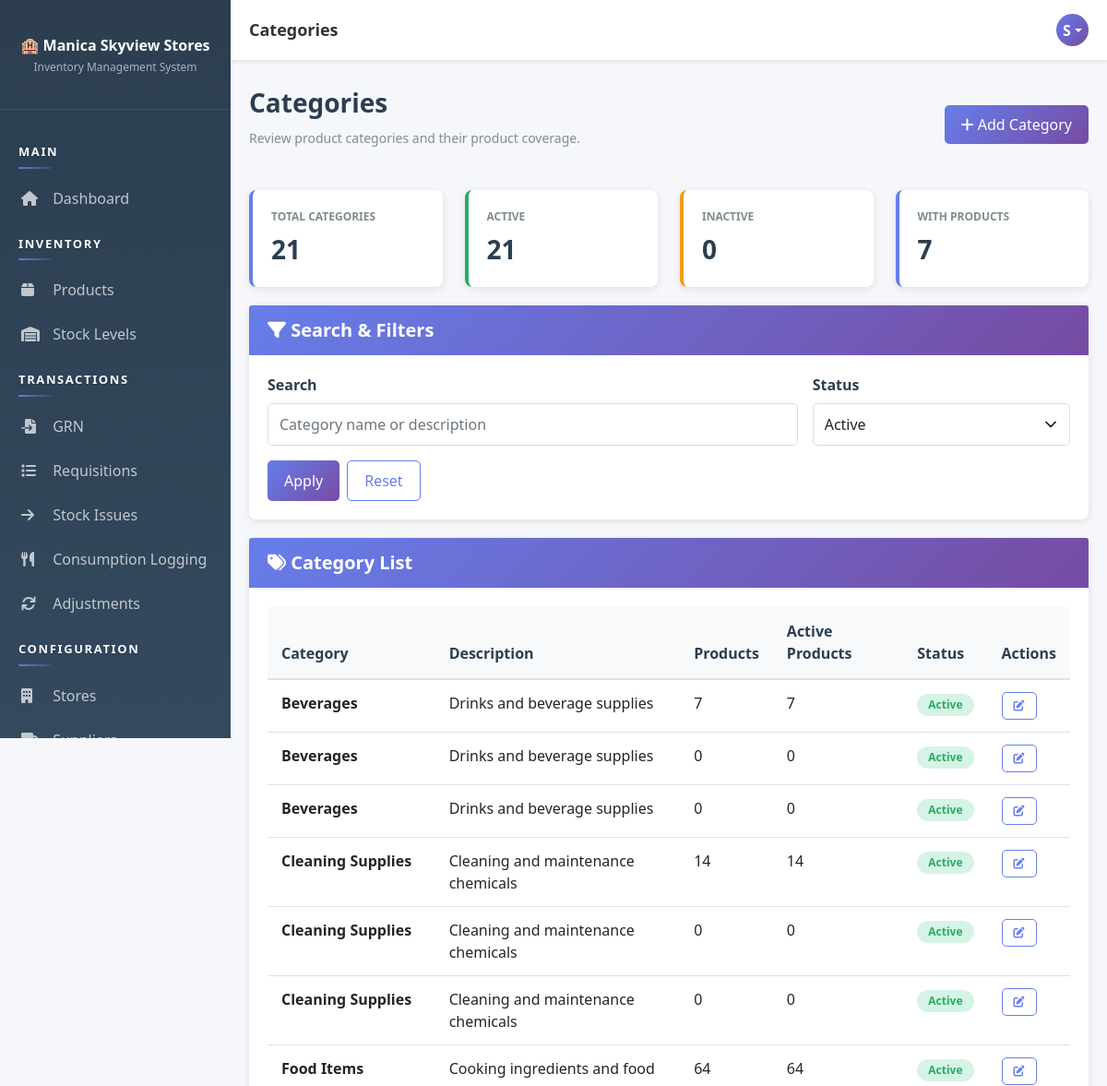
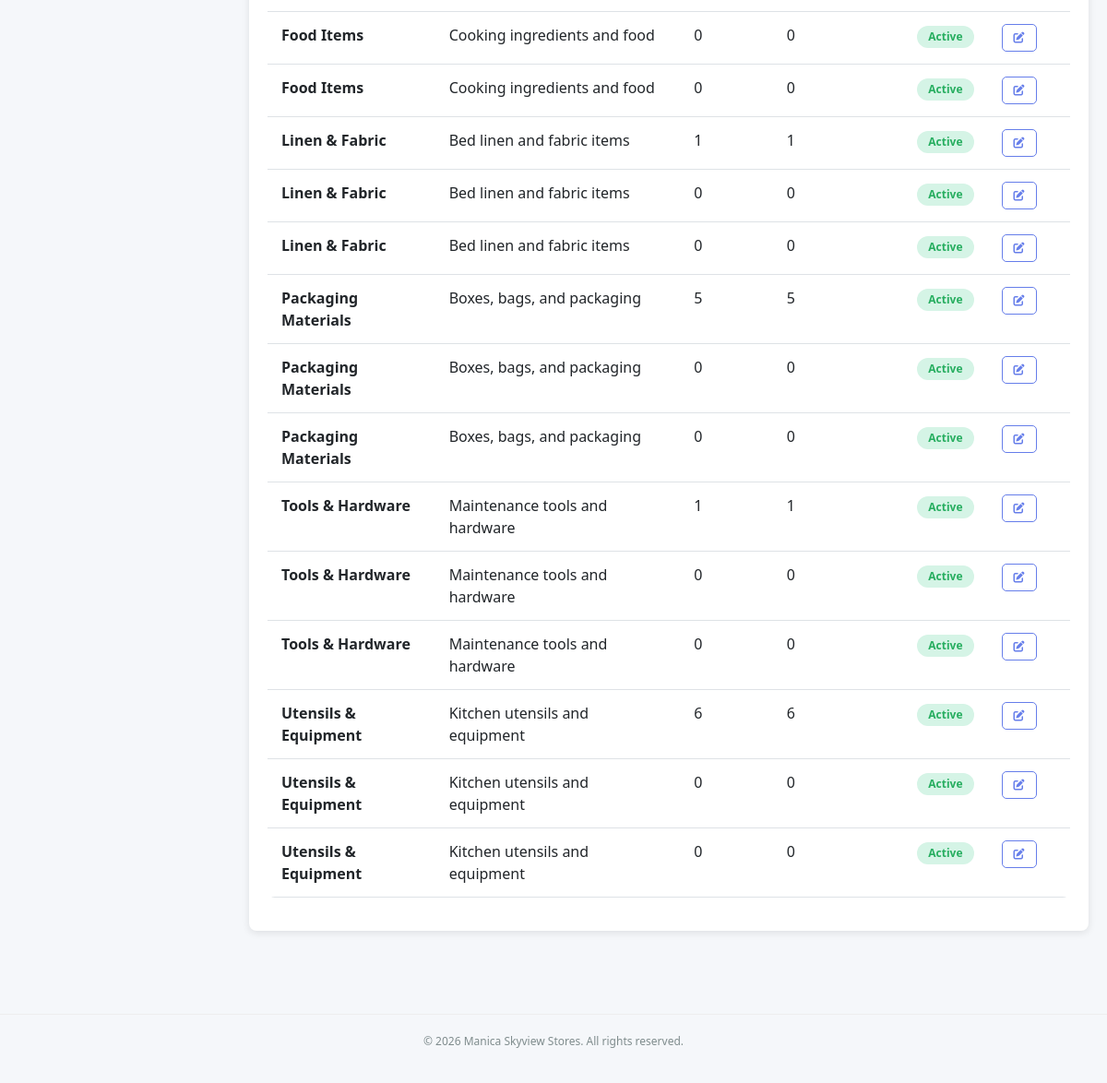
The page /pages/categories/index.php (signed in) on the database its author committed (2 pictures, top to bottom).
### tables this page shows
CREATE TABLE `users` (
  `user_id` int(11) NOT NULL AUTO_INCREMENT,
  `username` varchar(50) NOT NULL,
  `email` varchar(100) NOT NULL,
  `password` varchar(255) NOT NULL,
  `full_name` varchar(100) NOT NULL,
  `role_id` int(11) NOT NULL,
  `status` enum('active','inactive') DEFAULT 'active',
  `created_at` timestamp NOT NULL DEFAULT current_timestamp(),
  `updated_at` timestamp NOT NULL DEFAULT current_timestamp() ON UPDATE current_timestamp(),
  PRIMARY KEY (`user_id`),
  UNIQUE KEY `username` (`username`),
  UNIQUE KEY `email` (`email`),
  KEY `role_id` (`role_id`),
  CONSTRAINT `users_ibfk_1` FOREIGN KEY (`role_id`) REFERENCES `roles` (`role_id`)
);

CREATE TABLE `categories` (
  `category_id` int(11) NOT NULL AUTO_INCREMENT,
  `category_name` varchar(100) NOT NULL,
  `description` text DEFAULT NULL,
  `status` enum('active','inactive') DEFAULT 'active',
  `created_at` timestamp NOT NULL DEFAULT current_timestamp(),
  PRIMARY KEY (`category_id`)
);

### app/bootstrap.php (called while the page is built, shortened)
<?php
function autoload($class) {
    $paths = [
        __DIR__ . '/helpers/' . $class . '.php',
        __DIR__ . '/models/' . $class . '.php',
        __DIR__ . '/controllers/' . $class . '.php'
    ];
    foreach ($paths as $path) {
        if (file_exists($path)) {
            return;
        }
    }
}
function isAuthenticated() {
    $auth = new Auth();
    return $auth->isLoggedIn() && $auth->checkSessionTimeout();
}
function getCurrentUser() {
    if (isAuthenticated()) {
        $db = Database::getInstance()->getConnection();
        $userId = $_SESSION['user_id'];
        $sql = "SELECT u.*, r.role_name FROM users u
                JOIN roles r ON u.role_id = r.role_id
                WHERE u.user_id = ?";
        $stmt = $db->prepare($sql);
        $stmt->bind_param('i', $userId);
        $stmt->execute();
        return $stmt->get_result()->fetch_assoc();
    }
    return null;
}
function getDefaultRolePermissions() {
    return [
        'Admin' => ['*'],
        'Storekeeper' => [
            'dashboard.view', 'products.*', 'stores.view', 'stores.create', 'stores.edit', 'departments.view', 'departments.create', 'departments.edit', 'categories.view', 'categories.create', 'categories.edit', 'suppliers.*', 'stock.view',
            'grn.*', 'requisition.view', 'requisition.create',
            'stock-issues.*', 'adjustments.view', 'adjustments.create', 'reports.view'
        ],
        'Manager' => [
            'dashboard.view', 'stores.view', 'stores.create', 'stores.edit', 'departments.view', 'departments.create', 'departments.edit', 'categories.view', 'categories.create', 'categories.edit', 'stock.view', 'grn.view', 'grn.verify',
            'requisition.view', 'requisition.approve', 'requisition.reject',
            'stock-issues.view', 'stock-issues.create', 'adjustments.view', 'adjustments.create', 'adjustments.approve', 'reports.view', 'audit.view', 'settings.view'
        ],
        'Accounts' => ['dashboard.view', 'stores.view', 'departments.view', 'categories.view', 'stock.view', 'adjustments.view', 'reports.view'],
        'Kitchen' => ['dashboard.view', 'stock.view', 'requisition.view', 'requisition.create'],
        'Bar' => ['dashboard.view', 'stock.view', 'requisition.view', 'requisition.create'],
        'Housekeeping' => ['dashboard.view', 'stock.view', 'requisition.view', 'requisition.create'],
        'Maintenance' => ['dashboard.view', 'stock.view', 'requisition.view', 'requisition.create']
    ];
}
function getRolePermissionOverrides() {
    $overrides = [];
    try {
        $db = Database::getInstance()->getConnection();
        $result = $db->query("SELECT role_name, permission, is_allowed FROM role_permission_overrides");
        while ($row = $result->fetch_assoc()) {
            $role = (string)$row['role_name'];
            if (!isset($overrides[$role])) {
                $overrides[$role] = ['allow' => [], 'deny' => []];
            }
            if ((int)$row['is_allowed'] === 1) {
                $overrides[$role]['allow'][] = (string)$row['permission'];
            } else {
                $overrides[$role]['deny'][] = (string)$row['permission'];
            }
        }
    } catch (Throwable $e) {
        if (APP_DEBUG) {
            error_log('Permission override read warning: ' . $e->getMessage());
        }
    }
    return $overrides;
}
function getRolePermissions() {
    $defaults = getDefaultRolePermissions();
    $overrides = getRolePermissionOverrides();
    foreach ($defaults as $role => $permissions) {
        $allow = $overrides[$role]['allow'] ?? [];
        $effective = array_values(array_unique(array_merge($permissions, $allow)));
        $defaults[$role] = $effective;
    }
    return $defaults;
}
function can($permission) {
    $user = getCurrentUser();
    $role = $user['role_name'] ?? '';
    $overrides = getRolePermissionOverrides();
    $denied = $overrides[$role]['deny'] ?? [];
    $parts = explode('.', $permission, 2);
    if (count($parts) === 2) {
        $moduleWildcard = $parts[0] . '.*';
    }
    $matrix = getRolePermissions();
    $granted = $matrix[$role] ?? [];
    if (in_array('*', $granted, true)) {
        return true;
    }
    return false;
}

### app/helpers/Database.php (called while the page is built, shortened)
<?php
class Database {
    private static $instance = null;
    private $connection = null;
    private function __construct() {
        try {
            $this->connection = new mysqli(DB_HOST, DB_USER, DB_PASS, DB_NAME);
            $this->connection->set_charset('utf8mb4');
        } catch (Exception $e) {
            die('Error: ' . $e->getMessage());
        }
    }
    public static function getInstance() {
        if (self::$instance === null) {
            self::$instance = new Database();
        }
        return self::$instance;
    }
    public function getConnection() {
        return $this->connection;
    }
}

### app/helpers/Auth.php (called while the page is built, shortened)
<?php
class Auth {
    public function __construct() {
        $this->db = Database::getInstance()->getConnection();
    }
    private function ensurePasswordResetTable() {
        $sql = "CREATE TABLE IF NOT EXISTS password_reset_tokens (
            token_id INT PRIMARY KEY AUTO_INCREMENT,
            user_id INT NOT NULL,
            token_hash VARCHAR(64) NOT NULL,
            expires_at DATETIME NOT NULL,
            used_at DATETIME NULL,
            created_at TIMESTAMP DEFAULT CURRENT_TIMESTAMP,
            FOREIGN KEY (user_id) REFERENCES users(user_id) ON DELETE CASCADE,
            INDEX idx_reset_token_hash (token_hash),
            INDEX idx_reset_token_user (user_id),
            INDEX idx_reset_token_expires (expires_at)
        )";
    }
    public function isLoggedIn() {
        return isset($_SESSION['user_id']);
    }
    public function checkSessionTimeout() {
        return true;
    }
}

### app/controllers/Controller.php (called while the page is built, shortened)
<?php
class Controller {
    protected $db;
    public function __construct() {
        $this->db = Database::getInstance()->getConnection();
        $this->loadCurrentUser();
    }
    protected function loadCurrentUser() {
        if (isset($_SESSION['user_id'])) {
            $sql = "SELECT u.*, r.role_name FROM users u
                    JOIN roles r ON u.role_id = r.role_id
                    WHERE u.user_id = ?";
            $stmt = $this->db->prepare($sql);
            $stmt->bind_param('i', $_SESSION['user_id']);
            $stmt->execute();
            $this->currentUser = $stmt->get_result()->fetch_assoc();
        }
    }
}

### app/controllers/CategoryController.php (called while the page is built, shortened)
<?php
class CategoryController extends Controller {
    public function __construct() {
        parent::__construct();
    }
    public function getCategories($filters = []) {
        $sql = "
            SELECT
                c.category_id,
                c.category_name,
                c.description,
                c.status,
                c.created_at,
                COUNT(DISTINCT p.product_id) AS products_count,
                COALESCE(SUM(CASE WHEN p.status = 'active' THEN 1 ELSE 0 END), 0) AS active_products
            FROM categories c
            LEFT JOIN products p ON c.category_id = p.category_id
            WHERE 1 = 1
        ";
        $types = '';
        $params = [];
        $status = $filters['status'] ?? 'active';
        if (in_array($status, ['active', 'inactive'], true)) {
            $sql .= " AND c.status = ?";
            $types .= 's';
            $params[] = $status;
        }
        $sql .= " GROUP BY c.category_id ORDER BY c.category_name ASC";
        if ($types !== '') {
            $stmt = $this->db->prepare($sql);
            $stmt->bind_param($types, ...$params);
            $stmt->execute();
            return $stmt->get_result()->fetch_all(MYSQLI_ASSOC);
        }
        return $this->db->query($sql)->fetch_all(MYSQLI_ASSOC);
    }
    public function getStats() {
        $stats = [
            'active' => 0,
            'inactive' => 0,
            'total' => 0,
            'with_products' => 0
        ];
        $statusResult = $this->db->query("SELECT status, COUNT(*) AS c FROM categories GROUP BY status");
        while ($row = $statusResult->fetch_assoc()) {
            if ($row['status'] === 'active') {
                $stats['active'] = (int)$row['c'];
            }
            $stats['total'] += (int)$row['c'];
        }
        $withProductsSql = "
            SELECT COUNT(*) AS c
            FROM (
                SELECT c.category_id
                FROM categories c
                JOIN products p ON c.category_id = p.category_id
                GROUP BY c.category_id
            ) t
        ";
        $withProductsResult = $this->db->query($withProductsSql);
        if ($withProductsResult) {
            $stats['with_products'] = (int)($withProductsResult->fetch_assoc()['c'] ?? 0);
        }
        return $stats;
    }
}

### pages/categories/index.php (the view, shortened to what this page needs)
<?php
require_once __DIR__ . '/../../app/bootstrap.php';
$controller = new CategoryController();
$filters = [
    'q' => trim($_GET['q'] ?? ''),
    'status' => $_GET['status'] ?? 'active'
];
$categories = $controller->getCategories($filters);
$stats = $controller->getStats();
$pageTitle = 'Categories';
include __DIR__ . '/../../app/views/layout-header.php';
?>
<div class="page-header d-flex justify-content-between align-items-center">
    <div>
        <h1>Categories</h1>
        <p>Review product categories and their product coverage.</p>
    </div>
    <?php if (can('categories.create')): ?>
        <a href="<?php echo SITE_URL; ?>pages/categories/create.php" class="btn btn-primary">
            <i class="fas fa-plus"></i> Add Category
        </a>
    <?php endif; ?>
</div>
<div class="row">
    <div class="col-md-3">
        <div class="stat-card">
            <div class="stat-label">Total Categories</div>
            <div class="stat-value"><?php echo (int)$stats['total']; ?></div>
        </div>
    </div>
    <div class="col-md-3">
        <div class="stat-card success">
            <div class="stat-label">Active</div>
            <div class="stat-value"><?php echo (int)$stats['active']; ?></div>
        </div>
    </div>
    <div class="col-md-3">
        <div class="stat-card warning">
            <div class="stat-label">Inactive</div>
            <div class="stat-value"><?php echo (int)$stats['inactive']; ?></div>
        </div>
    </div>
    <div class="col-md-3">
        <div class="stat-card">
            <div class="stat-label">With Products</div>
            <div class="stat-value"><?php echo (int)$stats['with_products']; ?></div>
        </div>
    </div>
</div>
<div class="card">
    <div class="card-header"><h5><i class="fas fa-filter"></i> Search & Filters</h5></div>
    <div class="card-body">
        <form method="GET" class="row g-3">
            <div class="col-md-8">
                <label class="form-label">Search</label>
                <input type="text" name="q" class="form-control" placeholder="Category name or description" value="<?php echo htmlspecialchars($filters['q']); ?>">
            </div>
            <div class="col-md-4">
                <label class="form-label">Status</label>
                <select name="status" class="form-control">
                    <option value="active" <?php echo $filters['status'] === 'active' ? 'selected' : ''; ?>>Active</option>
                </select>
            </div>
            <div class="col-12 d-flex gap-2">
                <button class="btn btn-primary" type="submit">Apply</button>
                <a class="btn btn-outline-primary" href="<?php echo SITE_URL; ?>pages/categories/index.php">Reset</a>
            </div>
        </form>
    </div>
</div>
<div class="card">
    <div class="card-header"><h5><i class="fas fa-tags"></i> Category List</h5></div>
    <div class="card-body">
        <?php if (!empty($categories)): ?>
            <div class="table-responsive">
                <table class="table table-sm">
                    <thead>
                        <tr>
                            <th>Category</th>
                            <th>Description</th>
                            <th>Products</th>
                            <th>Active Products</th>
                            <th>Status</th>
                            <th>Actions</th>
                        </tr>
                    </thead>
                    <tbody>
                        <?php foreach ($categories as $category): ?>
                            <tr>
                                <td><strong><?php echo htmlspecialchars($category['category_name']); ?></strong></td>
                                <td><?php echo htmlspecialchars($category['description'] ?: '-'); ?></td>
                                <td><?php echo (int)$category['products_count']; ?></td>
                                <td><?php echo (int)$category['active_products']; ?></td>
                                <td>
                                    <span class="badge badge-<?php echo $category['status'] === 'active' ? 'success' : 'warning'; ?>">
                                        <?php echo htmlspecialchars(ucfirst($category['status'])); ?>
                                    </span>
                                </td>
                                <td>
                                    <?php if (can('categories.edit')): ?>
                                        <a class="btn btn-sm btn-outline-primary" href="<?php echo SITE_URL; ?>pages/categories/edit.php?id=<?php echo (int)$category['category_id']; ?>">
                                            <i class="fas fa-edit"></i>
                                        </a>
                                    <?php else: ?>
                                        <span class="text-muted">-</span>
                                    <?php endif; ?>
                                </td>
                            </tr>
                        <?php endforeach; ?>
                    </tbody>
                </table>
            </div>
        <?php else: ?>
            <div class="alert alert-info mb-0">No categories found for the selected filters.</div>
        <?php endif; ?>
    </div>
</div>
<?php include __DIR__ . '/../../app/views/layout-footer.php'; ?>

### app/views/layout-header.php (shortened to what this page needs)
<!DOCTYPE html>
<html lang="en">
<head>
    <link href="https://cdn.jsdelivr.net/npm/bootstrap@5.1.3/dist/css/bootstrap.min.css" rel="stylesheet">
    <link rel="stylesheet" href="https://cdnjs.cloudflare.com/ajax/libs/font-awesome/6.0.0/css/all.min.css">
    <link href="<?php echo SITE_URL; ?>public/css/style.css" rel="stylesheet">
</head>
<body>
    <div class="sidebar">
        <div class="brand">
            <h4>🏨 Manica Skyview Stores</h4>
            <p>Inventory Management System</p>
        </div>
        <nav class="nav flex-column">
            <?php include __DIR__ . '/partials/sidebar-nav.php'; ?>
        </nav>
    </div>
            <?php include __DIR__ . '/partials/sidebar-nav.php'; ?>
    <div class="topbar">
        <div class="topbar-title desktop-title">
            <?php echo $pageTitle ?? APP_NAME; ?>
        </div>
        <div class="topbar-right">
            <div class="user-profile dropdown">
                <div class="user-avatar dropdown-toggle" role="button" data-bs-toggle="dropdown" aria-expanded="false">
                    <?php
                    $user = getCurrentUser();
                    if ($user) {
                        echo strtoupper(substr($user['full_name'], 0, 1));
                    }
                    ?>
                </div>
            </div>
        </div>
    </div>
    <div class="main-content">

### rows shown on the page
users: full_name "S"
categories: category_id "21", category_name "Packaging Materials", description "Boxes, bags, and packaging", products_count "0", active_products "0", status "Active"
categories: category_name "Beverages", description "Drinks and beverage supplies", products_count "7", active_products "7", status "Active"
categories: category_name "Beverages", description "Drinks and beverage supplies", products_count "0", active_products "0", status "Active"
categories: category_name "Beverages", description "Drinks and beverage supplies", products_count "0", active_products "0", status "Active"
categories: category_name "Cleaning Supplies", description "Cleaning and maintenance chemicals", products_count "14", active_products "14", status "Active"
categories: category_name "Cleaning Supplies", description "Cleaning and maintenance chemicals", products_count "0", active_products "0", status "Active"
categories: category_name "Cleaning Supplies", description "Cleaning and maintenance chemicals", products_count "0", active_products "0", status "Active"
categories: category_name "Food Items", description "Cooking ingredients and food", products_count "64", active_products "64", status "Active"
categories: category_name "Food Items", description "Cooking ingredients and food", products_count "0", active_products "0", status "Active"
categories: category_name "Food Items", description "Cooking ingredients and food", products_count "0", active_products "0", status "Active"
categories: category_name "Linen & Fabric", description "Bed linen and fabric items", products_count "1", active_products "1", status "Active"
categories: category_name "Linen & Fabric", description "Bed linen and fabric items", products_count "0", active_products "0", status "Active"
categories: category_name "Linen & Fabric", description "Bed linen and fabric items", products_count "0", active_products "0", status "Active"
categories: category_name "Packaging Materials", description "Boxes, bags, and packaging", products_count "5", active_products "5", status "Active"
categories: category_name "Packaging Materials", description "Boxes, bags, and packaging", products_count "0", active_products "0", status "Active"
categories: category_name "Tools & Hardware", description "Maintenance tools and hardware", products_count "1", active_products "1", status "Active"
categories: category_name "Tools & Hardware", description "Maintenance tools and hardware", products_count "0", active_products "0", status "Active"
categories: category_name "Tools & Hardware", description "Maintenance tools and hardware", products_count "0", active_products "0", status "Active"
categories: category_name "Utensils & Equipment", description "Kitchen utensils and equipment", products_count "6", active_products "6", status "Active"
categories: category_name "Utensils & Equipment", description "Kitchen utensils and equipment", products_count "0", active_products "0", status "Active"
categories: category_name "Utensils & Equipment", description "Kitchen utensils and equipment", products_count "0", active_products "0", status "Active"

### other values the page prints
$pageTitle "Categories"
$stats['inactive'] "0"
$stats['with_products'] "7"
APP_NAME "Manica Skyview Stores"
